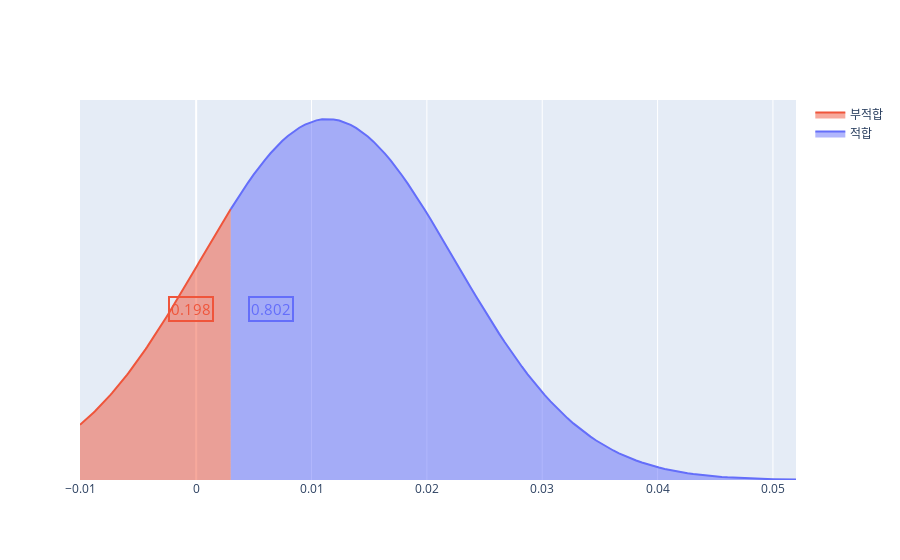

This figure's notebook cell:
### Markdown cell above
#### 부산시 오존 적합도

### Code cell
o3_pro,o3_pro_negative = cal_norm(df_air_pollution['o3Value'].mean(),
                                  df_air_pollution['o3Value'].std(),
                                  df_air_pollution['o3Value'].min(),
                                  df_air_pollution['o3Value'].max(),
                                  o3_standard,
                                  False)
o3_pro
